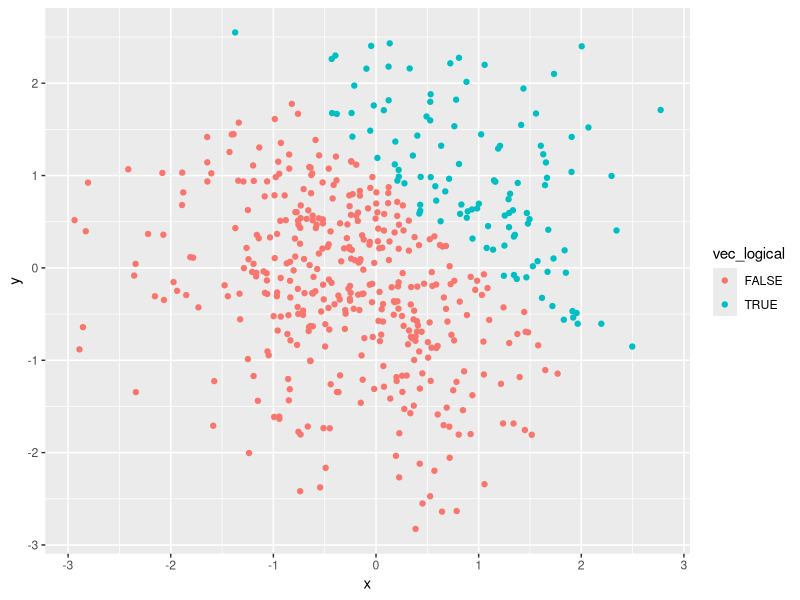
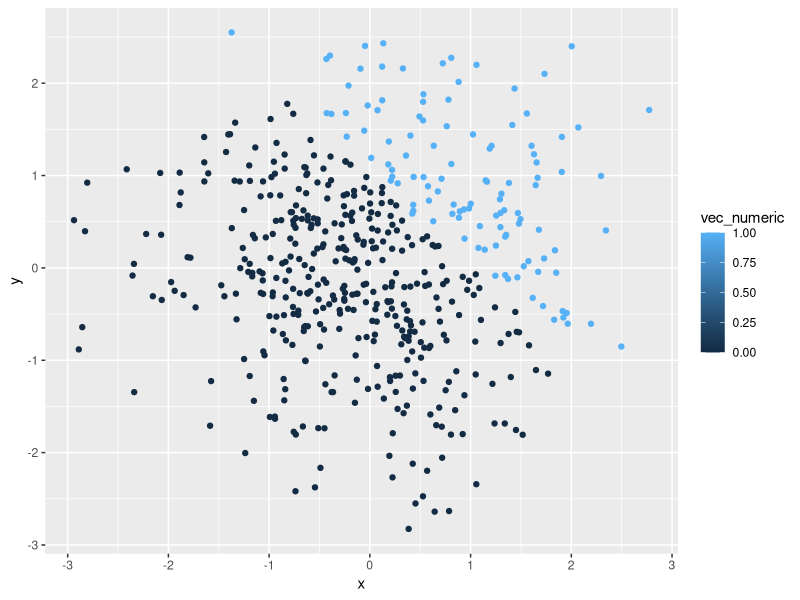
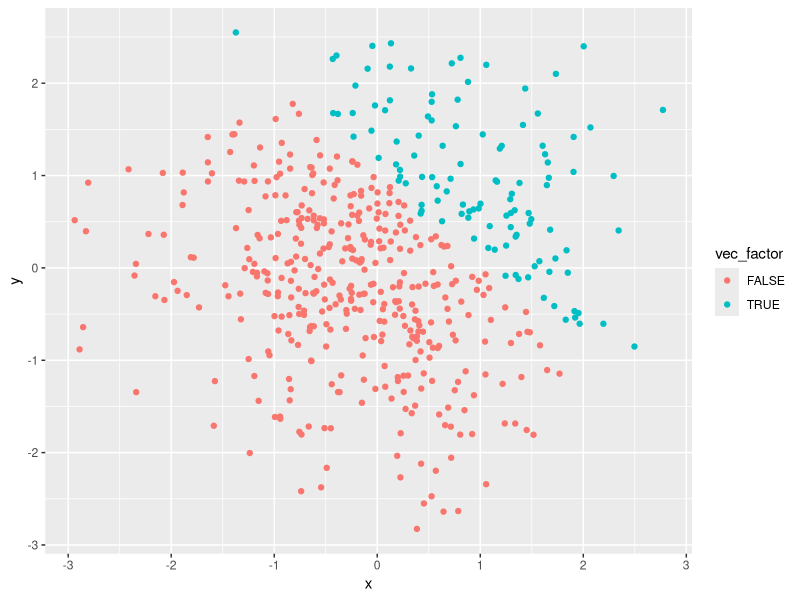
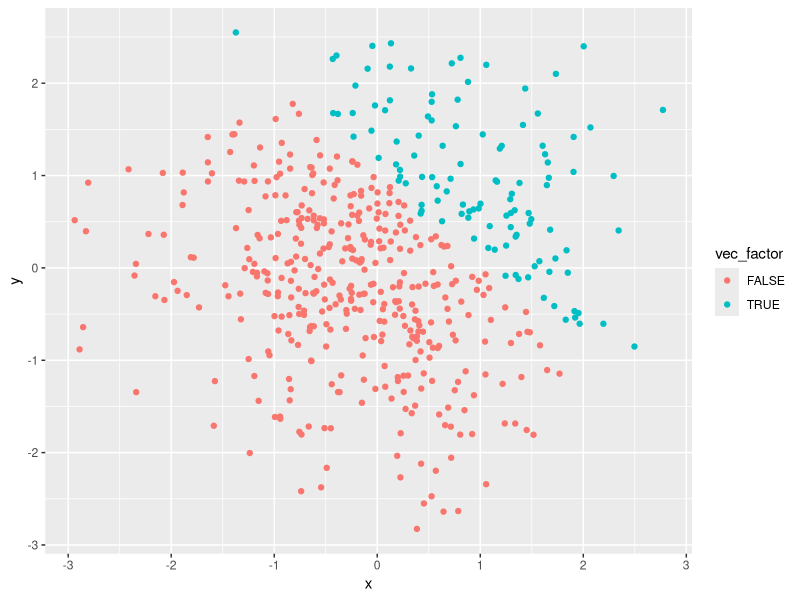

Source code (R) for these figures, in order:
## ---- chunk 1
library(tidyverse)
## ---- chunk 2
problem1_df = tibble(
  norm_samp = rnorm(8),
  norm_samp_pos = norm_samp > 0,
  vec_char = c("This", "is", "the", "first", "data", "science", "homework", "assignment"),
  vec_factor = factor(c("one", "two", "three", "one", "two", "three", "one", "two"))
)
## ---- chunk 3
mean(pull(problem1_df, norm_samp))

mean(pull(problem1_df, norm_samp_pos))

mean(pull(problem1_df, vec_char))

mean(pull(problem1_df, vec_factor))
## ---- chunk 4
as.numeric(pull(problem1_df, norm_samp_pos))

as.numeric(pull(problem1_df, vec_char))

as.numeric(pull(problem1_df, vec_factor))
## ---- chunk 5
log_num = as.numeric(pull(problem1_df, norm_samp_pos))

log_num * (pull(problem1_df, norm_samp))

log_fac = as.factor(pull(problem1_df, norm_samp_pos))

log_fac * (pull(problem1_df, norm_samp))

log_fac_num = as.numeric(as.factor(pull(problem1_df, norm_samp_pos)))

log_fac_num * (pull(problem1_df, norm_samp))
## ---- chunk 6
problem2_df = tibble(
  x = rnorm(500),
  y = rnorm(500),
  vec_logical = x + y > 1,
  vec_numeric = as.numeric(vec_logical),
  vec_factor = as.factor(vec_logical),
)
## ---- chunk 7
ggplot(problem2_df, aes(x = x, y = y, color = vec_logical)) + geom_point()
## ---- chunk 8
ggplot(problem2_df, aes(x = x, y = y, color = vec_numeric)) + geom_point()
## ---- chunk 9
ggplot(problem2_df, aes(x = x, y = y, color = vec_factor)) + geom_point()
## ---- chunk 10
ggsave("problem2_df.pdf")
